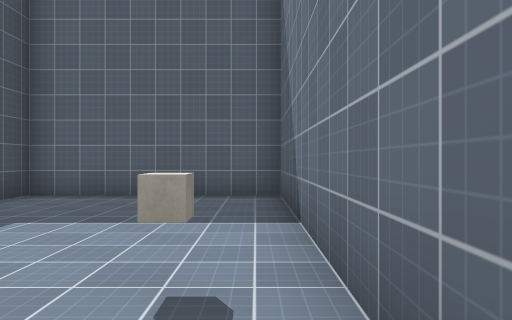
view 1 (above)

12 first-person views from a walk through a 3-D level made in the Unity game engine. The camera is 1.4 m above the floor, looks level and sees 70° across. Doors are open. The floor is counted in squares, 2 m on a side. Each view is taken from the middle of a square. On the plan, view 1 faces up. The plan holds only what a view shows up to about 11 squares ahead; the rest is blank. The place goes on beyond the plan. The player is left out. Surface patterns are stand-ins for the level's own textures.

view 2
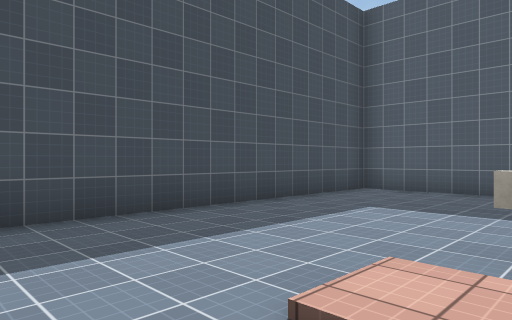

view 3
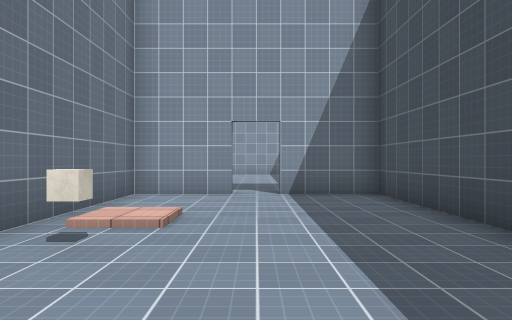

view 4
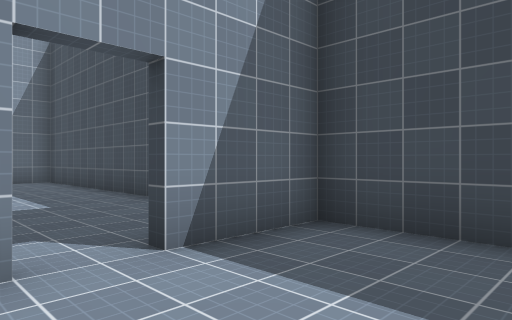

view 5
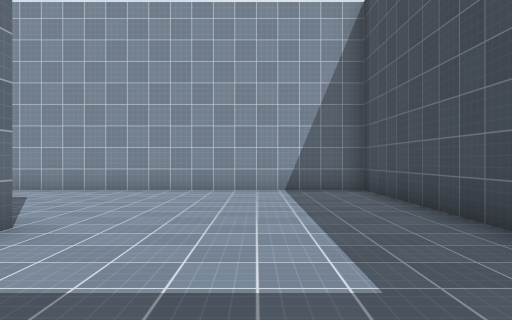

view 6
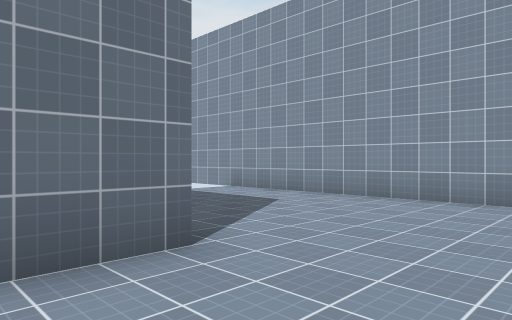

view 7
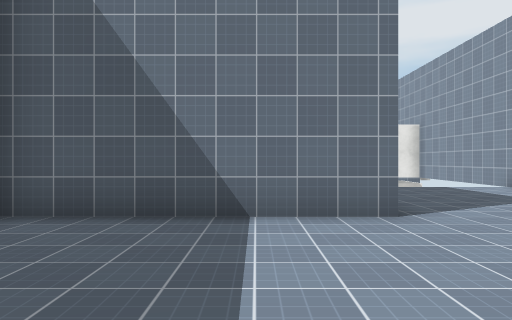

view 8
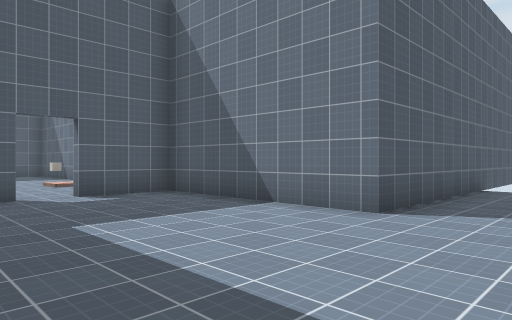

view 9
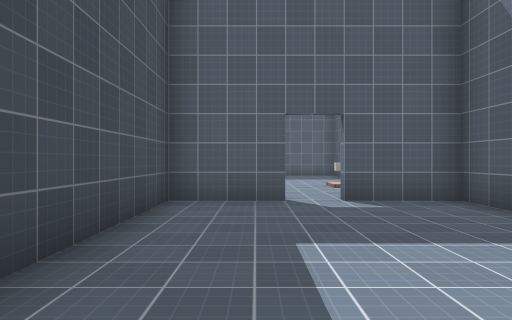

view 10
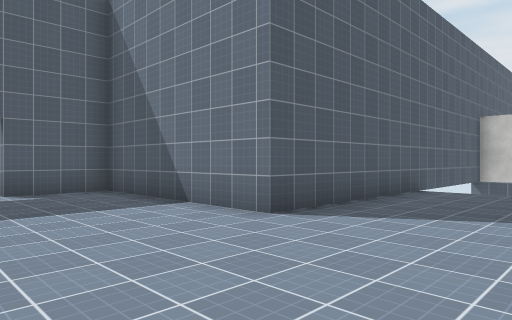

view 11
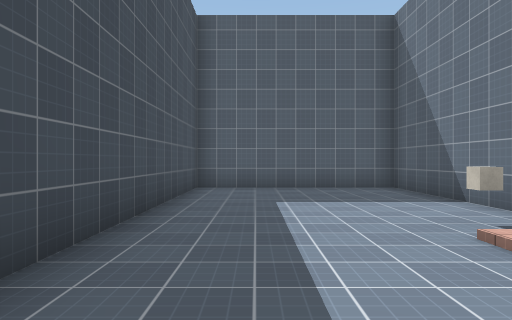

view 12
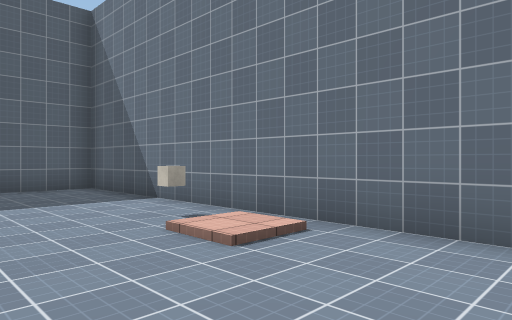

### Floor plan
Ten units are one square. View 1 is at (0, 0); x grows to the right and y downward. Boxes are objects, and circles mark ways between rooms. Rooms are numbered by the first view taken in them; rooms with no view inside come last. Other rooms are left out.
<svg viewBox="-50 -78 120 208">
<path fill="none" stroke="#000" d="M-16 25 5 25 5 -73 -45 -73 -45 25 -25 25M65 78 5 78 5 28 -15 28M-24 28 -45 28 -45 125 65 125"/>
<rect x="-5" y="-25" width="10" height="10" fill="#bbb"><title>cube</title></rect>
<circle cx="-20" cy="25" r="3" fill="#2a7"/>
<text x="-20" y="-30">1</text>
<text x="0" y="90">2</text>
</svg>
Room 1 opens to room 2.

Where each view was taken, in squares from view 1:
view 1: 0 up, 0 right, facing up
view 2: 1 down, 0 right, facing up-left
view 3: 5 up, 2 left, facing down
view 4: 0 up, 1 left, facing down-left
view 5: 4 down, 2 left, facing down
view 6: 6 down, 2 left, facing down-right
view 7: 6 down, 4 left, facing right
view 8: 10 down, 4 left, facing up-right
view 9: 9 down, 3 left, facing up
view 10: 11 down, 3 left, facing up-right
view 11: 2 down, 3 left, facing up
view 12: 2 down, 3 left, facing up-right
